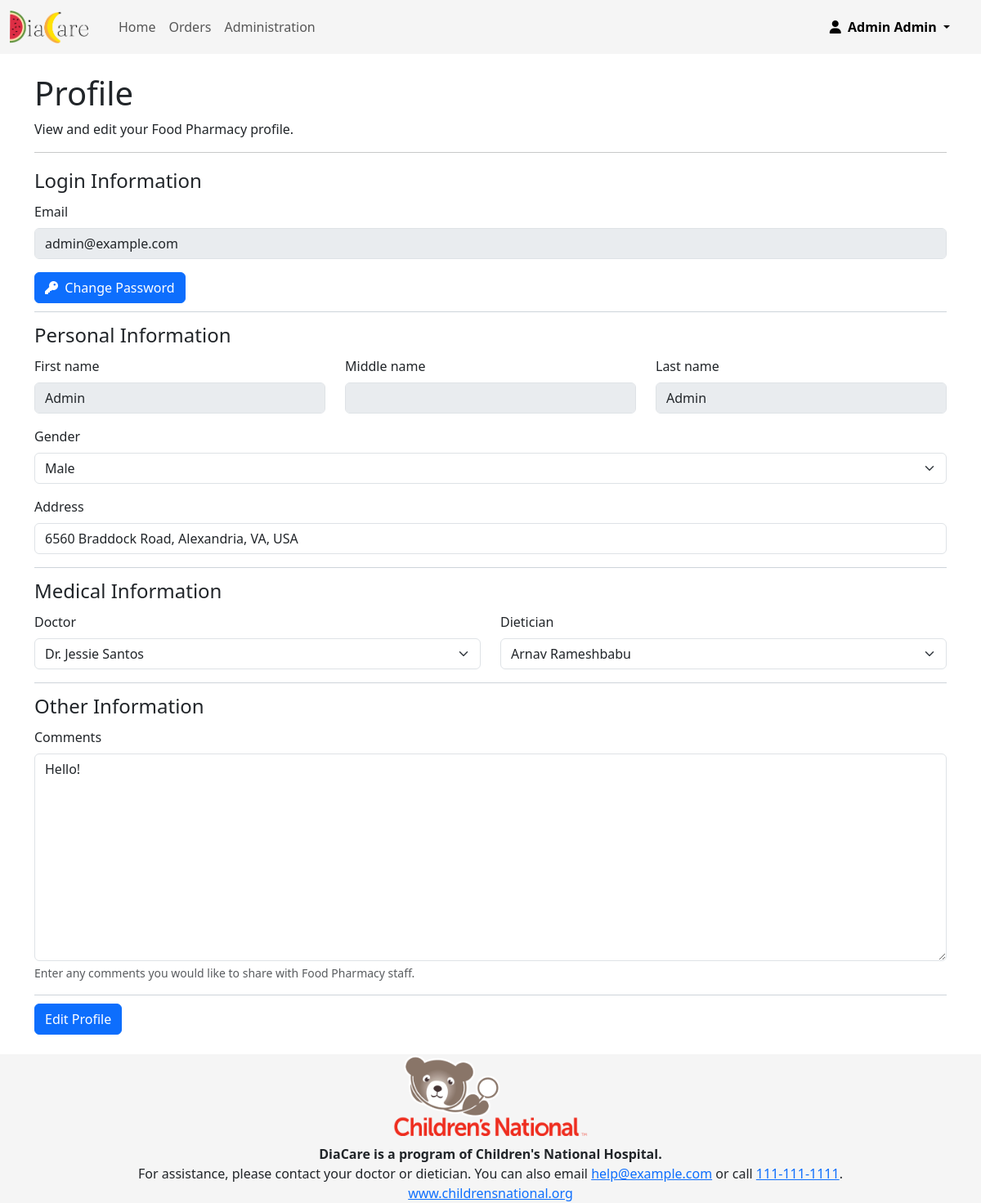
The app's page /profile (signed in) with its own data.
### app/models.py (models this page shows, shortened)
class User(AbstractBaseUser, PermissionsMixin):
    objects = UserManager()
    USERNAME_FIELD = 'email'
    user_created_at = models.DateTimeField(default=timezone.now)
    email = models.EmailField(unique=True)
    first_name = models.CharField(max_length=255)
    middle_name = models.CharField(max_length=255, blank=True)
    last_name = models.CharField(max_length=255)
    is_staff = models.BooleanField(default=False)
    gender = models.CharField(choices=(
        ("male", "Male"),
        ("female", "Female"),
        ("nonbinary", "Non-binary"),
    ), max_length=255)
    email_verified = models.BooleanField(default=False, help_text="Whether the user has verified their email address.")
    active = models.BooleanField(
        default=False,
        help_text="Whether the user is currently enrolled in the Food Pharmacy program and is authorized to log in and order food.",
    )
    address = models.CharField(max_length=512)
    doctor = models.ForeignKey('Doctor', on_delete=models.CASCADE)
    dietician = models.ForeignKey('Dietician', on_delete=models.CASCADE)
    last_clinic_visit = models.DateTimeField(blank=True, null=True)
    last_food_received = models.DateTimeField(blank=True, null=True)
    next_clinic_visit = models.DateTimeField(blank=True, null=True)
    next_food_batch = models.DateTimeField(blank=True, null=True)
    patient_comments = models.TextField(blank=True, help_text="Comments from the patient")
    medical_comments = models.TextField(blank=True, help_text="Comments from the doctor, dietician, or clinic regarding the patient's medical conditions. Not visible to patient.")
    admin_comments = models.TextField(blank=True, help_text="Comments from DiaCare administrators. Not visible to patient.")
    """
        active determines if the user is able to use the app.
        eligible determines if the user is eligible for the Food Pharmacy program.

        An eligible user becomes active after they are approved by Food Pharmacy staff, their doctor or dietician, or an administrator.

        active = True, eligible = True:   The user is active and eligible for the Food Pharmacy program.
        active = True, eligible = False:  Should not happen unless access was override-granted by an administrator.
        active = False, eligible = True:  The user is eligible for the Food Pharmacy program but has not been approved yet.
        active = False, eligible = False: The user is not eligible for the Food Pharmacy program.
    """
    @property
    def eligible(self):
        """Returns whether the user is eligible for the Food Pharmacy program."""
        return self.screening_questionnaire.is_eligible if hasattr(self, 'screening_questionnaire') else False
    def __str__(self):
        return f"{self.first_name} {self.middle_name + ' ' if self.middle_name else ''}{self.last_name}"

class Doctor(models.Model):
    name = models.CharField(max_length=255)
    email = models.EmailField(blank=True)
    phone = models.CharField(max_length=255, blank=True)
    def __str__(self):
        return f"Dr. {self.name}" if self.name != "Other" else "Other"

class Dietician(models.Model):
    name = models.CharField(max_length=255)
    email = models.EmailField(blank=True)
    phone = models.CharField(max_length=255, blank=True)
    def __str__(self):
        return str(self.name)

### app/decorators.py (the view)
    def wrap(request, *args, **kwargs):
        if request.user.is_authenticated and request.user.active:
            return function(request, *args, **kwargs)
        return redirect(reverse('index'))

### app/views.py (called while the page is built, shortened)
@active_users_only
def profile(request):
    form = ProfileForm(instance=request.user)
    return render(request, 'profile.html', {'form': form})

### app/templates/profile.html (shortened to what this page needs)
{% extends "base.html" %}
{% load static %}
{% load crispy_forms_tags %}
{% block css %}
    <link href="{% static 'signup.css' %}" rel="stylesheet">
{% endblock %}
{% block body %}
<div class="container">
<br>
<h1>Profile</h1>
    <p>View and edit your Food Pharmacy profile.</p>
    <hr>
    {% crispy form %}
    <br>
</div>
{% endblock %}

### app/templates/base.html (shortened to what this page needs)
{% load pwa %}
{% load static %}
<!DOCTYPE html>
<html>
<head>
  <link href="https://cdn.jsdelivr.net/npm/bootstrap@5.3.0-alpha1/dist/css/bootstrap.min.css" rel="stylesheet"
>
  <link rel="stylesheet" href="{% static 'base.css' %}">
  {% block css %}
  {% endblock %}
</head>
<body>
  {% block nav %}
  <nav class="navbar navbar-expand-lg bg-body-tertiary">
    <div class="container-fluid">
      <a class="navbar-brand" href="/">
        <img src="{% static 'images/logo_transparent.png' %}" height="40" class="d-inline-block align-top"
          alt="DiaCare">
      </a>
      <div class="collapse navbar-collapse" id="navbarNavDropdown" style="text-align: center">
        <ul class="navbar-nav">
          <li class="nav-item">
            <a class="nav-link" aria-current="page" href="{% url 'index' %}">Home</a>
          </li>
          <li class="nav-item">
            <a class="nav-link" href="{% url 'orders' %}">Orders</a>
          </li>
          {% if request.user.is_superuser %}
          <li class="nav-item">
            <a class="nav-link" href="/admin">Administration</a>
          </li>
          {% endif %}
          <li class="nav-item dropdown profile">
            <a class="nav-link dropdown-toggle" href="#" role="button" data-bs-toggle="dropdown" aria-expanded="false">
              <i class="fa-solid fa-user"></i>&nbsp;
              {{ request.user }}
            </a>
          </li>
        </ul>
      </div>
    </div>
  </nav>
  {% endblock %}
  {% block body %}
  {% endblock %}
  {% block footer %}
  <footer style="padding: 0;">
    <center>
      <img src="{% static 'images/childrens_national_logo.png' %}" height="100" alt="Children's National Hospital"
        class="footer-logo">
      <br>
      <b>DiaCare is a program of Children's National Hospital.</b>
      <br>
      For assistance, please contact your doctor or dietician.
      You can also email <a href="mailto:help@example.com">help@example.com</a> or call <a
        href="tel:111-111-1111">111-111-1111</a>.
      <br>
      <a href="https://www.childrensnational.org" target="_blank">www.childrensnational.org</a>
    </center>
</footer>
  {% endblock %}
</body>
</html>

### static/base.css (style rules this page uses)
nav.navbar { background-color: rgb(245, 245, 245) !important; }
nav .profile { position: absolute; right: 30px; }
nav .profile > a { color: var(--bs-navbar-active-color); font-weight: bold; }
.footer-logo { margin-bottom: 10px; }
footer { background-color: rgb(245, 245, 245); padding: 20px; }

### static/signup.css (style rules this page uses)
fieldset { margin-top: 10px; border-bottom: var(--bs-border-width) solid var(--bs-gray-400); }

### app/templates/profile.html (style rules this page uses)
input[type="submit"] { margin-top: 10px; }

### records on screen
User: user "Admin Admin", email "admin@example.com", first_name "Admin", last_name "Admin", gender "Male", address "6560 Braddock Road, Alexandria, VA, USA", doctor "Dr. Jessie Santos", dietician "Arnav Rameshbabu", patient_comments "Hello!"
